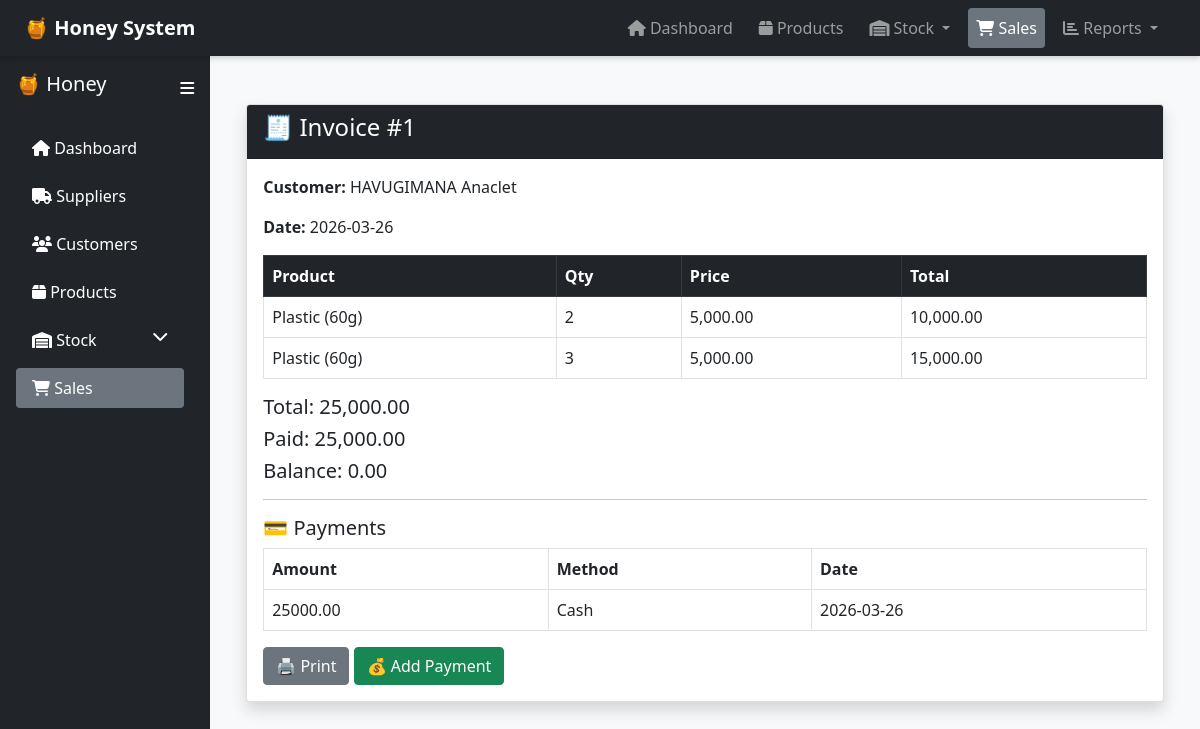
/sales/view.php?id=1, run on the app's committed database.
### tables this page shows
CREATE TABLE `sales` (
  `SaleID` int(11) NOT NULL,
  `CustomerID` int(11) DEFAULT NULL,
  `SaleDate` date DEFAULT NULL,
  `TotalAmount` decimal(10,2) DEFAULT NULL,
  `PaymentStatus` varchar(50) DEFAULT NULL
);

CREATE TABLE `customers` (
  `CustomerID` int(11) NOT NULL,
  `Name` varchar(100) NOT NULL,
  `Phone` varchar(20) DEFAULT NULL,
  `CreatedAt` timestamp NOT NULL DEFAULT current_timestamp(),
  `provinceCode` int(11) NOT NULL,
  `districtCode` int(11) NOT NULL,
  `sectorCode` int(11) NOT NULL,
  `cellCode` int(11) NOT NULL,
  `villageCode` int(11) NOT NULL
);

CREATE TABLE `saledetails` (
  `SaleDetailID` int(11) NOT NULL,
  `SaleID` int(11) DEFAULT NULL,
  `ProductID` int(11) DEFAULT NULL,
  `Quantity` int(11) DEFAULT NULL,
  `UnitPrice` decimal(10,2) DEFAULT NULL,
  `TotalPrice` decimal(10,2) DEFAULT NULL
);

CREATE TABLE `products` (
  `ProductID` int(11) NOT NULL,
  `Name` varchar(100) DEFAULT NULL,
  `Size` varchar(50) DEFAULT NULL,
  `Price` decimal(10,2) DEFAULT NULL,
  `CreatedAt` timestamp NOT NULL DEFAULT current_timestamp()
);

CREATE TABLE `payments` (
  `PaymentID` int(11) NOT NULL,
  `SaleID` int(11) DEFAULT NULL,
  `AmountPaid` decimal(10,2) DEFAULT NULL,
  `PaymentDate` date DEFAULT NULL,
  `PaymentMethod` varchar(50) DEFAULT NULL
);

### sales/view.php (the view, shortened to what this page needs)
<?php
include("../config/db.php");
include("../includes/layout.php");
$id = $_GET['id'];
$sale = $conn->prepare("
SELECT s.*, c.Name
FROM sales s
LEFT JOIN customers c ON s.CustomerID = c.CustomerID
WHERE s.SaleID=?
");
$sale->execute([$id]);
$sale = $sale->fetch();
$items = $conn->prepare("
SELECT sd.*, p.Name, p.Size
FROM saledetails sd
LEFT JOIN products p ON sd.ProductID = p.ProductID
WHERE sd.SaleID=?
");
$items->execute([$id]);
$items = $items->fetchAll();
$payments = $conn->prepare("SELECT * FROM payments WHERE SaleID=?");
$payments->execute([$id]);
$payments = $payments->fetchAll();
$totalPaid = array_sum(array_column($payments, 'AmountPaid'));
$balance = $sale['TotalAmount'] - $totalPaid;
?>
<div class="container mt-4">
<div class="card shadow">
<div class="card-header bg-dark text-white">
    <h4>🧾 Invoice #<?= $sale['SaleID'] ?></h4>
</div>
<div class="card-body">
<p><strong>Customer:</strong> <?= $sale['Name'] ?></p>
<p><strong>Date:</strong> <?= $sale['SaleDate'] ?></p>
<table class="table table-bordered">
<thead class="table-dark">
<tr>
<th>Product</th>
<th>Qty</th>
<th>Price</th>
<th>Total</th>
</tr>
</thead>
<tbody>
<?php foreach($items as $i): ?>
<tr>
<td><?= $i['Name'] ?> (<?= $i['Size'] ?>)</td>
<td><?= $i['Quantity'] ?></td>
<td><?= number_format($i['UnitPrice'],2) ?></td>
<td><?= number_format($i['TotalPrice'],2) ?></td>
</tr>
<?php endforeach; ?>
</tbody>
</table>
<h5>Total: <?= number_format($sale['TotalAmount'],2) ?></h5>
<h5>Paid: <?= number_format($totalPaid,2) ?></h5>
<h5>Balance: <?= number_format($balance,2) ?></h5>
<hr>
<h5>💳 Payments</h5>
<table class="table table-bordered">
<tr><th>Amount</th><th>Method</th><th>Date</th></tr>
<?php foreach($payments as $p): ?>
<tr>
<td><?= $p['AmountPaid'] ?></td>
<td><?= $p['PaymentMethod'] ?></td>
<td><?= $p['PaymentDate'] ?></td>
</tr>
<?php endforeach; ?>
</table>
<a href="print.php?id=<?= $id ?>" target="_blank" class="btn btn-secondary">🖨 Print</a>
<a href="pay.php?id=<?= $id ?>" class="btn btn-success">💰 Add Payment</a>
</div>
</div>
</div>
<?php include("../includes/footer.php"); ?>

### includes/header.php (style rules this page uses)
body { overflow-x: hidden; }

### data on the page
sales: SaleID "1", CustomerID.Name "HAVUGIMANA Anaclet", SaleDate "2026-03-26", TotalAmount "25,000.00", TotalAmount "0.00"
saledetails: ProductID.Name "Plastic", ProductID.Size "60g", Quantity "2", UnitPrice "5,000.00", TotalPrice "10,000.00"
saledetails: ProductID.Name "Plastic", ProductID.Size "60g", Quantity "3", UnitPrice "5,000.00", TotalPrice "15,000.00"
payments: AmountPaid "25000.00", PaymentMethod "Cash", PaymentDate "2026-03-26"

### other printed values
$totalPaid "25,000.00"
